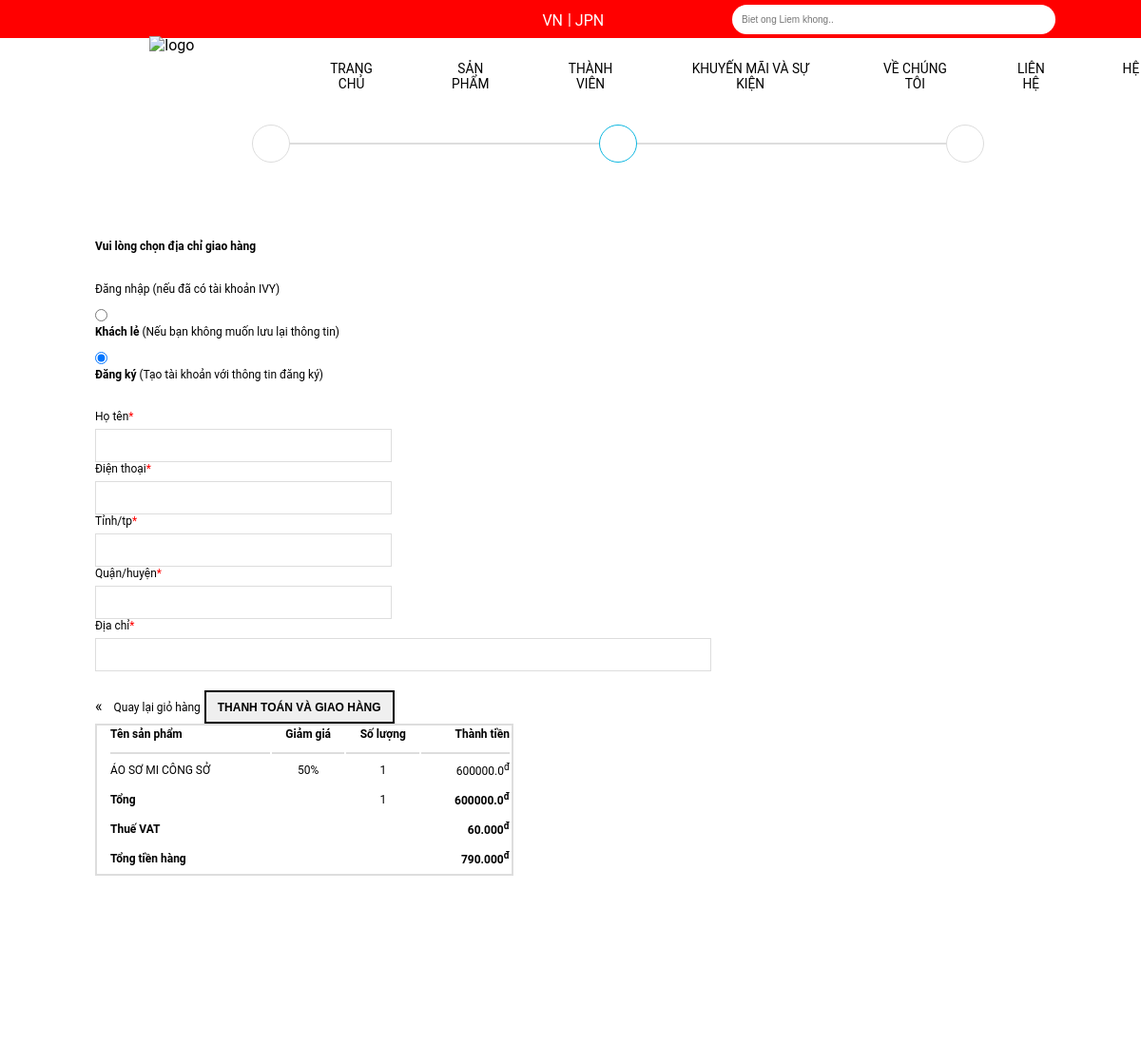
The app's page /delivery/ (signed in, upper part), older data.
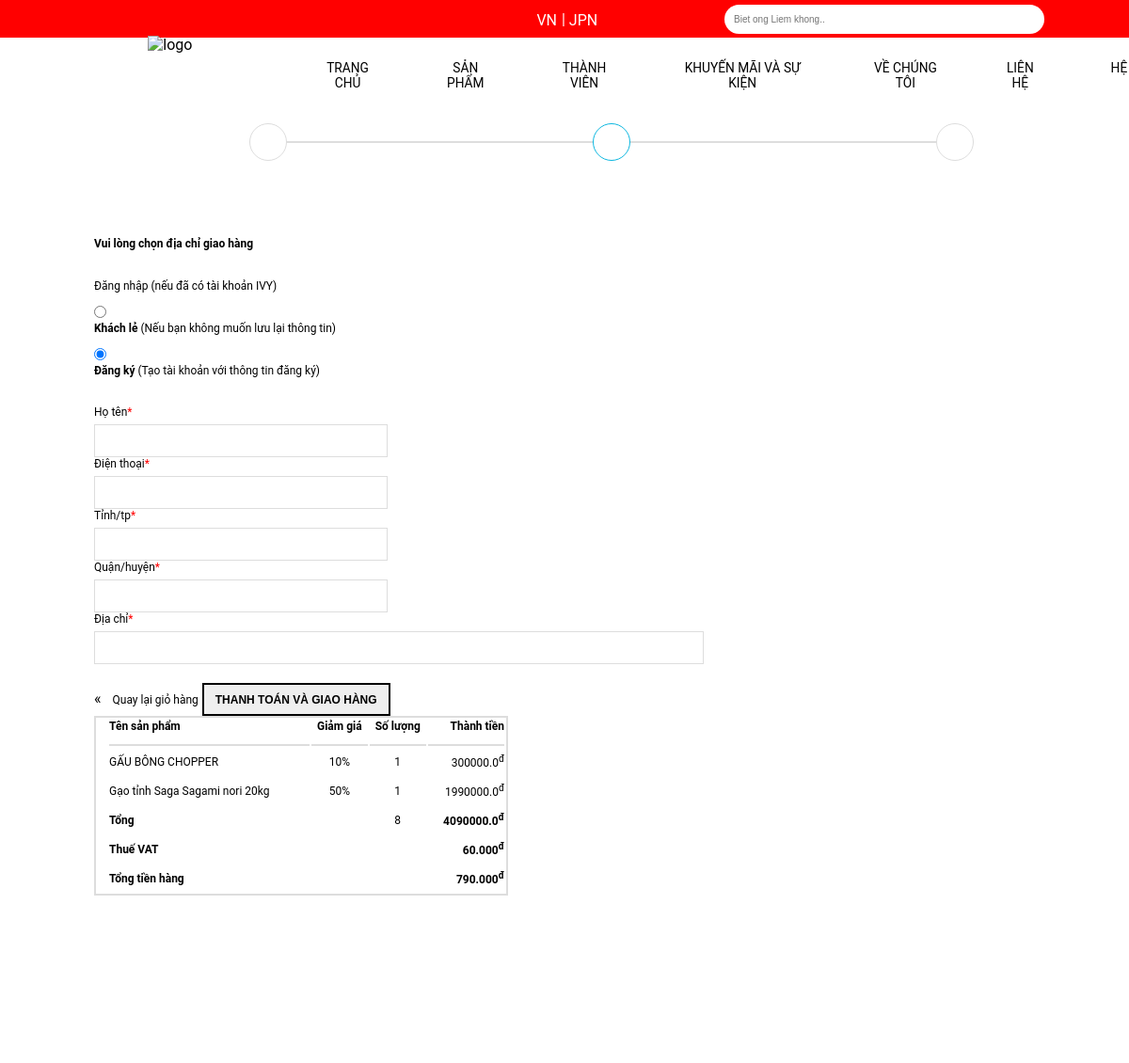
The same page, newer data.
### my_app/models.py (models this page shows, shortened)
class OrderItem(models.Model):
    product = models.ForeignKey(Product, on_delete=models.SET_NULL,blank=True,null=True)
    order = models.ForeignKey(Order, on_delete=models.SET_NULL, blank=True, null=True)
    quantity = models.IntegerField(default=0,null=True,blank=True)
    date_added = models.DateTimeField(auto_now_add=True)
    @property
    def get_total(self):
        total = self.product.price * self.quantity
        return total

class Product(models.Model):
    ID = models.IntegerField(primary_key=True)
    category = models.ManyToManyField(Category,related_name="product")
    name = models.CharField(max_length=200, null=True)
    price = models.FloatField()
    categy = models.CharField(max_length=200,null=True)
    sell = models.IntegerField()
    image = models.ImageField(null=True,blank=True)
    sale = models.IntegerField(null=True)

class Order(models.Model):
    customer = models.ForeignKey(User, on_delete=models.SET_NULL,blank=True,null=True)
    date_order = models.DateTimeField(auto_now_add=True)
    complete = models.BooleanField(default = False,null=True,blank=False)
    transaction_id = models.CharField(max_length=200,null=True)
    @property
    def get_cart_item(self):
        orderitems = self.orderitem_set.all()
        total = sum([item.quantity for item in orderitems])
        return total
    @property
    def get_cart_total(self):
        orderitems = self.orderitem_set.all()
        total = sum([item.get_total for item in orderitems])
        return total

### my_app/views.py (the view, shortened to what this page needs)
# urls.py: path('delivery/',views.delivery, name='delivery'),
def delivery(request):
    if request.user.is_authenticated:
        customer = request.user
        order, created = Order.objects.get_or_create(customer=customer, complete=False)
        items = order.orderitem_set.all()
        cartItems = order.get_cart_item
        user_login = "hidden"
        user_logout = "show"
        if request.user.is_staff:
            user_staff = "show"
        else:
            user_staff = "hidden"
    categories = Category.objects.filter(is_sub=False)
    context = {'items': items, 'order': order, 'user_login':user_login, 'user_logout':user_logout,"cartItems":cartItems,'user_staff':user_staff,"categories":categories}
    return render(request, 'html/delivery.html', context)

### my_app/templates/html/delivery.html (shortened to what the changed rows need)
{% extends 'html/base.html' %}
{% load static %}
{% block delivery_content %}
<head>
    <link rel="stylesheet" href="{% static 'assets/delivery.css' %}">
</head>
<section class="delivery-cart">
    <div class="container">
        <div class="delivery-content row">
            <div class="delivery-content-right">
                <table>
                    <tr>
                        <th>Tên sản phẩm</th>
                        <th>Giảm giá</th>
                        <th>Số lượng</th>
                        <th>Thành tiền</th>
                    </tr>
                    {% for item in items %}
                    <tr>
                        <td>{{item.product.name}}</td>
                        <td>{{item.product.sale}}%</td>
                        <td>1</td>
                        <td><p>{{item.product.price}}<sup>đ</sup></p></td>
                    </tr>
                    {% endfor %}
                    <tr>
                        <td style="font-weight: bold;" colspan="2">Tổng</td>
                        <td>{{order.get_cart_item}}</td>
                        <td style="font-weight: bold;"><p>{{order.get_cart_total}}<sup>đ</sup></p></td>
                    </tr>
                </table>
            </div>
        </div>
    </div>
</section>
{% endblock delivery_content %}

Row changes from the older to the newer data that the page shows:
removed OrderItem: product.name "ÁO SƠ MI CÔNG SỞ", product.sale "50", product.price "600000.0"
added OrderItem: product.name "GẤU BÔNG CHOPPER", product.sale "10", product.price "300000.0"
added OrderItem: product.name "Gạo tỉnh Saga Sagami nori 20kg", product.sale "50", product.price "1990000.0"
computed for Order: get_cart_item "1" → "8"; get_cart_total "600000.0" → "4090000.0"
